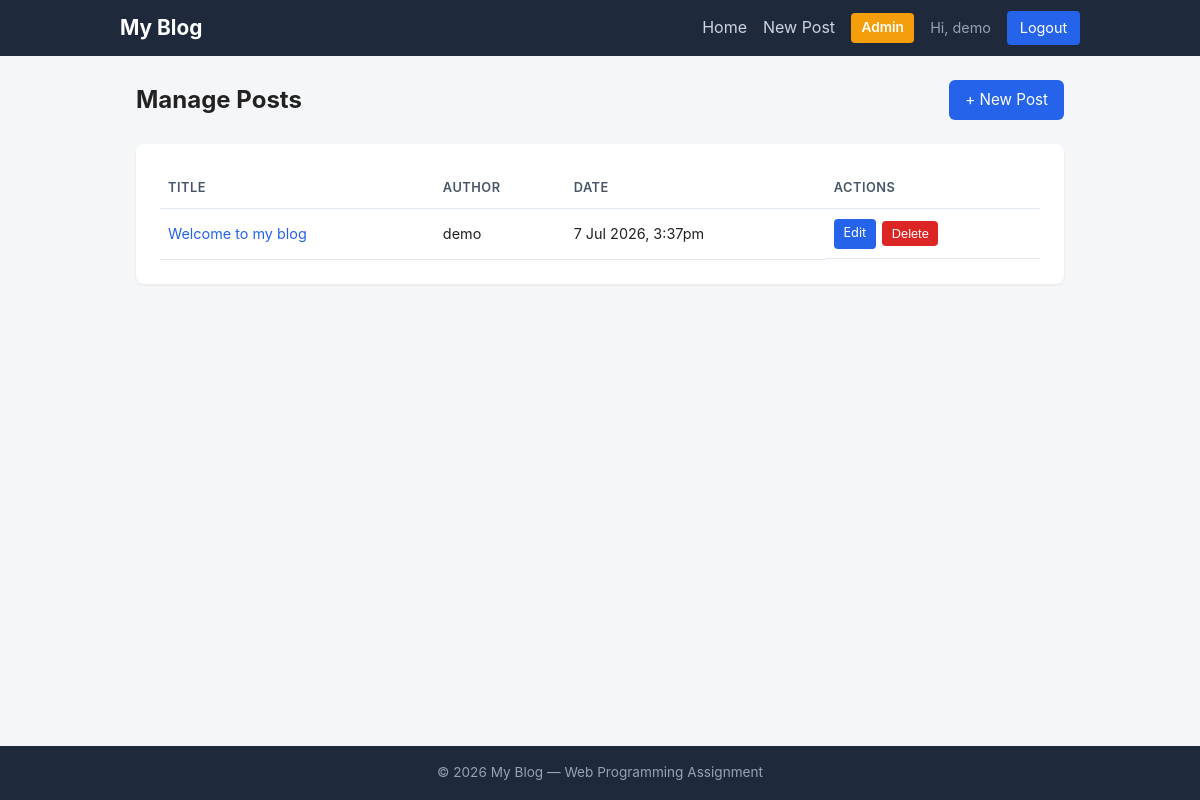
Page /admin/posts.php (signed in) on the committed database.
### tables this page shows
CREATE TABLE IF NOT EXISTS blogPost (
    id              INT AUTO_INCREMENT PRIMARY KEY,
    user_id         INT NOT NULL,
    title           VARCHAR(150) NOT NULL,
    content         TEXT NOT NULL,
    featured_image  VARCHAR(255) DEFAULT NULL,
    created_at      TIMESTAMP NOT NULL DEFAULT CURRENT_TIMESTAMP,
    updated_at      TIMESTAMP NOT NULL DEFAULT CURRENT_TIMESTAMP ON UPDATE CURRENT_TIMESTAMP,
    CONSTRAINT fk_post_user
        FOREIGN KEY (user_id) REFERENCES user(id)
        ON DELETE CASCADE ON UPDATE CASCADE,
    INDEX idx_post_user (user_id),
    INDEX idx_post_created (created_at)
);

CREATE TABLE IF NOT EXISTS user (
    id        INT AUTO_INCREMENT PRIMARY KEY,
    username  VARCHAR(50)  NOT NULL UNIQUE,
    email     VARCHAR(100) NOT NULL UNIQUE,
    password  VARCHAR(255) NOT NULL,            
    role             ENUM('admin','author') NOT NULL DEFAULT 'author',
    email_verified   TINYINT(1) NOT NULL DEFAULT 0,
    verification_token VARCHAR(64) DEFAULT NULL,
    created_at       TIMESTAMP NOT NULL DEFAULT CURRENT_TIMESTAMP
);

### includes/functions.php (called while the page is built, shortened)
<?php
function e($value) {
    return htmlspecialchars($value ?? '', ENT_QUOTES, 'UTF-8');
}
function format_date($datetime) {
    $ts = strtotime($datetime);
    return date('j M Y, g:ia', $ts);
}

### admin/posts.php (the view, shortened to what this page needs)
<?php
$root = '../';
require_once __DIR__ . '/../config/db.php';
require_once __DIR__ . '/../includes/functions.php';
$stmt = $pdo->query(
    'SELECT p.id, p.title, p.created_at, p.user_id, u.username
     FROM blogPost p JOIN user u ON u.id = p.user_id
     ORDER BY p.created_at DESC'
);
$posts = $stmt->fetchAll();
require_once __DIR__ . '/../includes/header.php';
?>
<div class="admin-head">
    <h1>Manage Posts</h1>
    <a href="<?= $root ?>create.php" class="btn">+ New Post</a>
</div>
<?php if (empty($posts)): ?>
    <p class="muted">No posts have been created yet.</p>
<?php else: ?>
    <div class="card">
        <table class="admin-table">
            <thead>
                <tr>
                    <th>Title</th>
                    <th>Author</th>
                    <th>Date</th>
                    <th>Actions</th>
                </tr>
            </thead>
            <tbody>
            <?php foreach ($posts as $p): ?>
                <tr>
                    <td><a href="<?= $root ?>post.php?id=<?= (int)$p['id'] ?>"><?= e($p['title']) ?></a></td>
                    <td><?= e($p['username']) ?></td>
                    <td><?= format_date($p['created_at']) ?></td>
                    <td class="action-cell">
                        <a href="<?= $root ?>edit.php?id=<?= (int)$p['id'] ?>" class="btn-sm">Edit</a>
                        <form method="post" action="<?= $root ?>delete.php" class="inline-form"
                              onsubmit="return confirm('Delete this post? This cannot be undone.');">
                            <button type="submit" class="btn-sm btn-sm-danger">Delete</button>
                        </form>
                    </td>
                </tr>
            <?php endforeach; ?>
            </tbody>
        </table>
    </div>
<?php endif; ?>
<?php require_once __DIR__ . '/../includes/footer.php'; ?>

### assets/css/style.css (style rules this page uses)
*, *::before, *::after { box-sizing: border-box; margin: 0; padding: 0; }
body { font-family: -apple-system, BlinkMacSystemFont, 'Segoe UI', Roboto, Oxygen, Ubuntu, Cantarell, sans-serif; line-height: 1.6; color: #222; background: #f4f6f8; min-height: 100vh; display: flex; flex-direction: column; }
a { color: #2563eb; text-decoration: none; }
.card { background: #fff; border-radius: 8px; padding: 1.5rem; box-shadow: 0 1px 3px rgba(0,0,0,0.08); }
.inline-form { display: inline; }
.btn { display: inline-block; background: #2563eb; color: #fff; padding: 0.5rem 1rem; border: none; border-radius: 6px; font-size: 0.95rem; cursor: pointer; text-decoration: none; }
.admin-head { display: flex; align-items: center; justify-content: space-between; flex-wrap: wrap; gap: 1rem; margin-bottom: 1.5rem; }
.admin-head h1 { font-size: 1.5rem; }
.admin-table { width: 100%; border-collapse: collapse; font-size: 0.9rem; }
.admin-table th, .admin-table td { text-align: left; padding: 0.6rem 0.5rem; border-bottom: 1px solid #e2e8f0; }
.admin-table th { font-weight: 600; color: #475569; font-size: 0.8rem; text-transform: uppercase; letter-spacing: 0.5px; }
.action-cell { display: flex; gap: 0.4rem; align-items: center; }
.btn-sm { display: inline-block; background: #2563eb; color: #fff; padding: 0.3rem 0.6rem; border: none; border-radius: 4px; font-size: 0.8rem; cursor: pointer; text-decoration: none; }
.btn-sm-danger { background: #dc2626; }

### rows in the picture
blogpost: title "Welcome to my blog", user.username "demo", created_at "7 Jul 2026, 3:37pm"

### other values in the picture
current_username() "demo"
